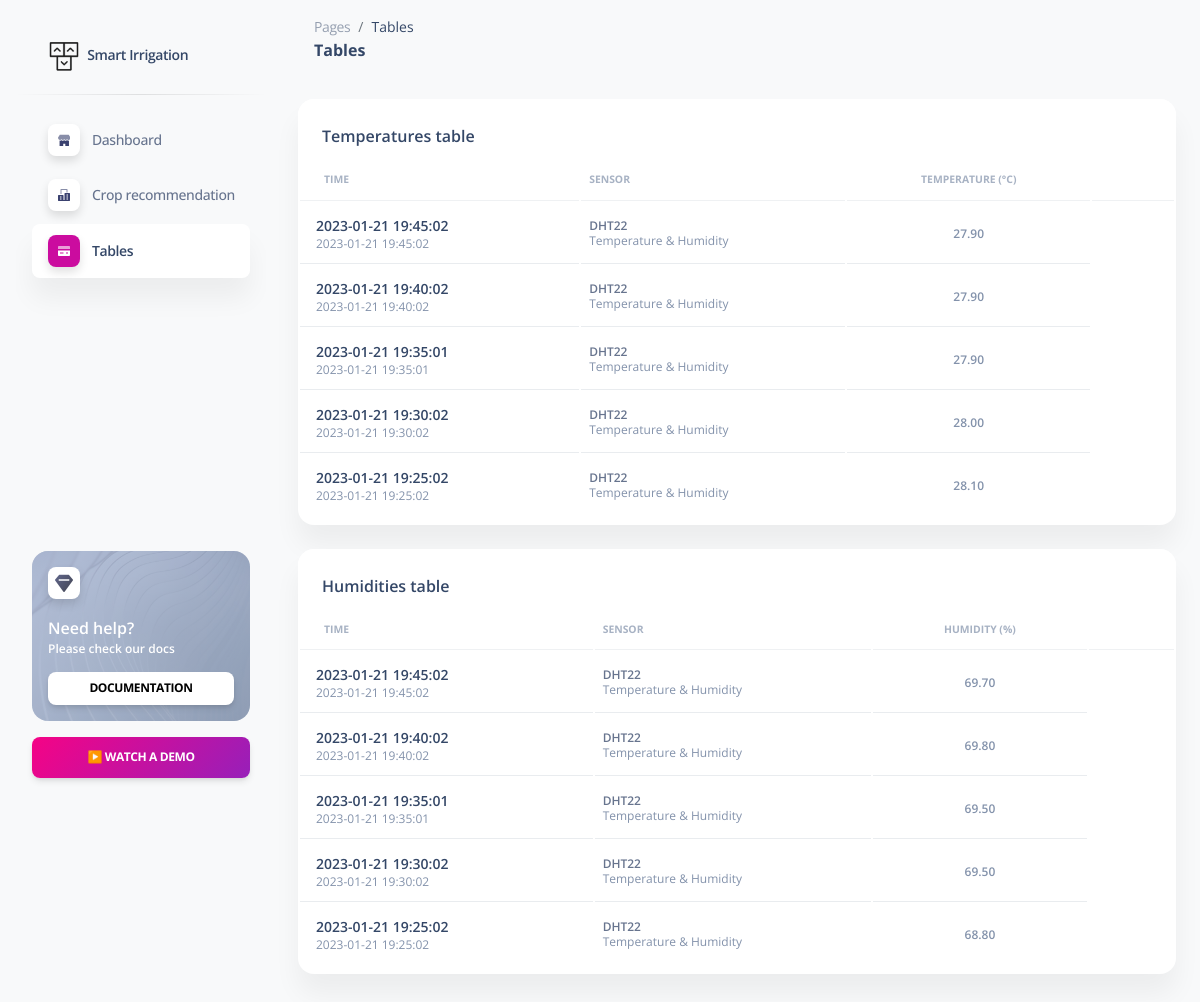
/home/tables, run on the app's committed database.
### tables this page shows
CREATE TABLE temperatures (rDatetime datetime, sensorID text, temp numeric);

CREATE TABLE humidities (rDatetime datetime, sensorID text, hum numeric);

### app.py (the view)
@app.route("/home/tables")
def tables():
    import sqlite3
    conn=sqlite3.connect('/var/www/major_project/app.db')
    curs=conn.cursor()
    curs.execute("SELECT * FROM temperatures ORDER BY rDatetime DESC LIMIT 5")
    temperatures = curs.fetchall()
    curs.execute("SELECT * FROM humidities ORDER BY rDatetime DESC LIMIT 5")
    humidities = curs.fetchall()
    conn.close()
    return render_template("tables.html",temp=temperatures,hum=humidities)

### templates/tables.html (shortened to what this page needs)
<!DOCTYPE html>
<html lang="en">
  <head>
    <link href="/static/assets/css/nucleo-icons.css" rel="stylesheet" />
    <link href="/static/assets/css/nucleo-svg.css" rel="stylesheet" />
    <link href="/static/assets/css/nucleo-svg.css" rel="stylesheet" />
    <link
      id="pagestyle"
      href="/static/assets/css/soft-ui-dashboard.css?v=1.0.7"
      rel="stylesheet"
    />
  </head>
  <body class="g-sidenav-show bg-gray-100">
    <aside
      class="sidenav navbar navbar-vertical navbar-expand-xs border-0 border-radius-xl my-3 fixed-start ms-3"
      id="sidenav-main"
    >
      <div class="sidenav-header">
        <a class="navbar-brand m-0" href="/home/dashboard " target="_blank">
          <img
            src="/static/assets/img/logo-ct-dark.png"
            class="navbar-brand-img h-100"
            alt="main_logo"
          />
          <span class="ms-1 font-weight-bold">Smart Irrigation</span>
        </a>
      </div>
      <hr class="horizontal dark mt-0" />
      <div class="collapse navbar-collapse w-auto" id="sidenav-collapse-main">
        <ul class="navbar-nav">
          <li class="nav-item">
            <a class="nav-link" href="/home/dashboard">
              <div
                class="icon icon-shape icon-sm shadow border-radius-md bg-white text-center me-2 d-flex align-items-center justify-content-center"
              >
              </div>
              <span class="nav-link-text ms-1">Dashboard</span>
            </a>
          </li>
          <li class="nav-item">
            <a class="nav-link" href="/home/crop_recommendation">
              <div
                class="icon icon-shape icon-sm shadow border-radius-md bg-white text-center me-2 d-flex align-items-center justify-content-center"
              >
              </div>
              <span class="nav-link-text ms-1">Crop recommendation</span>
            </a>
          </li>
          <li class="nav-item">
            <a class="nav-link active" href="/home/tables">
              <div
                class="icon icon-shape icon-sm shadow border-radius-md bg-white text-center me-2 d-flex align-items-center justify-content-center"
              >
              </div>
              <span class="nav-link-text ms-1">Tables</span>
            </a>
          </li>
        </ul>
      </div>
      <div class="sidenav-footer mx-3">
        <div
          class="card card-background shadow-none card-background-mask-secondary"
          id="sidenavCard"
        >
          <div
            class="full-background"
            style="
              background-image: url('/static/assets/img/curved-images/white-curved.jpg');
            "
          ></div>
          <div class="card-body text-start p-3 w-100">
            <div
              class="icon icon-shape icon-sm bg-white shadow text-center mb-3 d-flex align-items-center justify-content-center border-radius-md"
            >
              <i
                class="ni ni-diamond text-dark text-gradient text-lg top-0"
                aria-hidden="true"
                id="sidenavCardIcon"
              ></i>
            </div>
            <div class="docs-info">
              <h6 class="text-white up mb-0">Need help?</h6>
              <p class="text-xs font-weight-bold">Please check our docs</p>
              <a
                href="/home/dashboard"
                target="_blank"
                class="btn btn-white btn-sm w-100 mb-0"
                >Documentation</a
              >
            </div>
          </div>
        </div>
        <a class="btn bg-gradient-primary mt-3 w-100" href="/home/dashboard"
          >▶️ Watch a demo</a
        >
      </div>
    </aside>
    <main
      class="main-content position-relative max-height-vh-100 h-100 border-radius-lg"
    >
      <nav
        class="navbar navbar-main navbar-expand-lg px-0 mx-4 shadow-none border-radius-xl"
        id="navbarBlur"
        navbar-scroll="true"
      >
        <div class="container-fluid py-1 px-3">
          <nav aria-label="breadcrumb">
            <ol
              class="breadcrumb bg-transparent mb-0 pb-0 pt-1 px-0 me-sm-6 me-5"
            >
              <li class="breadcrumb-item text-sm">
                <a class="opacity-5 text-dark" href="javascript:;">Pages</a>
              </li>
              <li
                class="breadcrumb-item text-sm text-dark active"
                aria-current="page"
              >
                Tables
              </li>
            </ol>
            <h6 class="font-weight-bolder mb-0">Tables</h6>
          </nav>
        </div>
      </nav>
      <div class="container-fluid py-4">
        <div class="row">
          <div class="col-12">
            <div class="card mb-4">
              <div class="card-header pb-0">
                <h6>Temperatures table</h6>
              </div>
              <div class="card-body px-0 pt-0 pb-2">
                <div class="table-responsive p-0">
                  <table class="table align-items-center mb-0">
                    <thead>
                      <tr>
                        <th
                          class="text-uppercase text-secondary text-xxs font-weight-bolder opacity-7"
                        >
                          Time
                        </th>
                        <th
                          class="text-uppercase text-secondary text-xxs font-weight-bolder opacity-7 ps-2"
                        >
                          Sensor
                        </th>
                        <th
                          class="text-center text-uppercase text-secondary text-xxs font-weight-bolder opacity-7"
                        >
                          Temperature (°C)
                        </th>
                        <th class="text-secondary opacity-7"></th>
                      </tr>
                    </thead>
                    <tbody>
                        {% for row in temp %}
                        <tr>
                        <td>
                          <div class="d-flex px-2 py-1">
                            <div
                              class="d-flex flex-column justify-content-center"
                            >
                              <h6 class="mb-0 text-sm">{{row[0]}}</h6>
                              <p class="text-xs text-secondary mb-0">
                                {{row[0]}}
                              </p>
                            </div>
                          </div>
                        </td>
                        <td>
                          {% if row[1] == "1" %}
                            <p class="text-xs font-weight-bold mb-0">DHT22</p>
                            <p class="text-xs text-secondary mb-0">
                                Temperature & Humidity
                            </p>
                          {% elif row[1] == "2" %}
                            <p class="text-xs font-weight-bold mb-0">Soil</p>
                            <p class="text-xs text-secondary mb-0">
                                Moisture sensor
                            </p>
                          {% else %}
                            <p class="text-xs font-weight-bold mb-0">Unknown</p>
                            <p class="text-xs text-secondary mb-0">
                                Unknown
                            </p>
                          {% endif %}
                        </td>
                        <td class="align-middle text-center">
                          <span class="text-secondary text-xs font-weight-bold"
                            >{{'%0.2f'|format(row[2])}}</span
                          >
                        </td>
                      </tr>
                      {% endfor %}
                    </tbody>
                  </table>
                </div>
              </div>
            </div>
          </div>
        </div>
        <div class="row">
          <div class="col-12">
            <div class="card mb-4">
              <div class="card-header pb-0">
                <h6>Humidities table</h6>
              </div>
              <div class="card-body px-0 pt-0 pb-2">
                <div class="table-responsive p-0">
                  <table class="table align-items-center mb-0">
                    <thead>
                      <tr>
                        <th
                          class="text-uppercase text-secondary text-xxs font-weight-bolder opacity-7"
                        >
                          Time
                        </th>
                        <th
                          class="text-uppercase text-secondary text-xxs font-weight-bolder opacity-7 ps-2"
                        >
                          Sensor
                        </th>
                        <th
                          class="text-center text-uppercase text-secondary text-xxs font-weight-bolder opacity-7"
                        >
                          Humidity (%)
                        </th>
                        <th class="text-secondary opacity-7"></th>
                      </tr>
                    </thead>
                    <tbody>
                        {% for row in hum %}
                        <tr>
                        <td>
                          <div class="d-flex px-2 py-1">
                            <div
                              class="d-flex flex-column justify-content-center"
                            >
                              <h6 class="mb-0 text-sm">{{row[0]}}</h6>
                              <p class="text-xs text-secondary mb-0">
                                {{row[0]}}
                              </p>
                            </div>
                          </div>
                        </td>
                        <td>
                          {% if row[1] == "1" %}
                            <p class="text-xs font-weight-bold mb-0">DHT22</p>
                            <p class="text-xs text-secondary mb-0">
                                Temperature & Humidity
                            </p>
                          {% elif row[1] == "2" %}
                            <p class="text-xs font-weight-bold mb-0">Soil</p>
                            <p class="text-xs text-secondary mb-0">
                                Moisture sensor
                            </p>
                          {% else %}
                            <p class="text-xs font-weight-bold mb-0">Unknown</p>
                            <p class="text-xs text-secondary mb-0">
                                Unknown
                            </p>
                          {% endif %}
                        </td>
                        <td class="align-middle text-center">
                          <span class="text-secondary text-xs font-weight-bold"
                            >{{'%0.2f'|format(row[2])}}</span
                          >
                        </td>
                      </tr>
                      {% endfor %}
                    </tbody>
                  </table>
                </div>
              </div>
            </div>
          </div>
        </div>
      </div>
    </main>
  </body>
</html>

### static/assets/css/nucleo-svg.css (style rules this page uses)
.icon { display: inline-block; color: #111111; height: 1em; width: 1em; }
.icon-sm { height: 0.8em; width: 0.8em; }
.icon { fill: currentColor; stroke: none; }

### data on the page
temperatures: rDatetime "2023-01-21 19:45:02", sensorID "DHT22", temp "27.90"
temperatures: rDatetime "2023-01-21 19:40:02", sensorID "DHT22", temp "27.90"
temperatures: rDatetime "2023-01-21 19:35:01", sensorID "DHT22", temp "27.90"
temperatures: rDatetime "2023-01-21 19:30:02", sensorID "DHT22", temp "28.00"
temperatures: rDatetime "2023-01-21 19:25:02", sensorID "DHT22", temp "28.10"
humidities: rDatetime "2023-01-21 19:45:02", sensorID "DHT22", hum "69.70"
humidities: rDatetime "2023-01-21 19:40:02", sensorID "DHT22", hum "69.80"
humidities: rDatetime "2023-01-21 19:35:01", sensorID "DHT22", hum "69.50"
humidities: rDatetime "2023-01-21 19:30:02", sensorID "DHT22", hum "69.50"
humidities: rDatetime "2023-01-21 19:25:02", sensorID "DHT22", hum "68.80"
